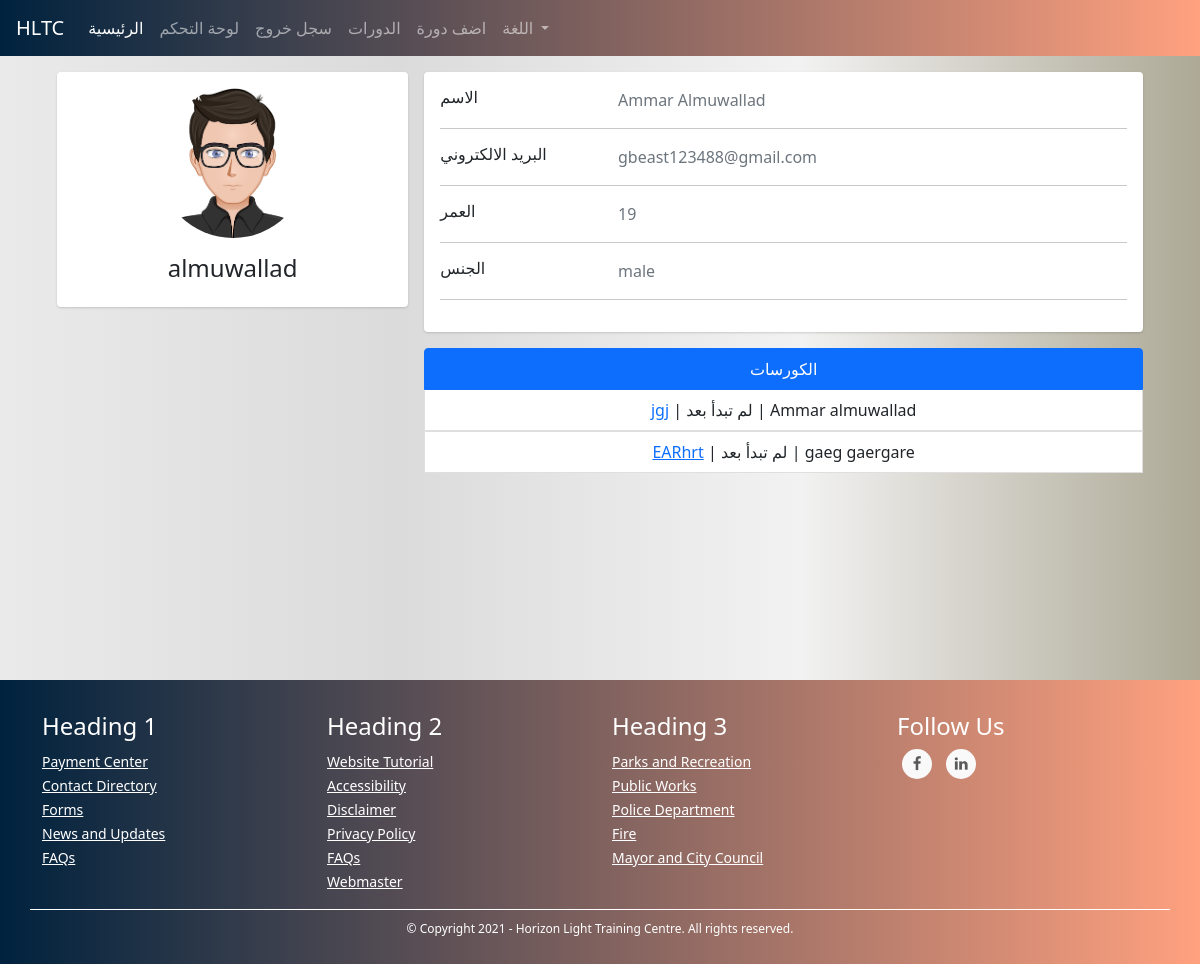
The app's page /admins/user/2 (signed in), older data.
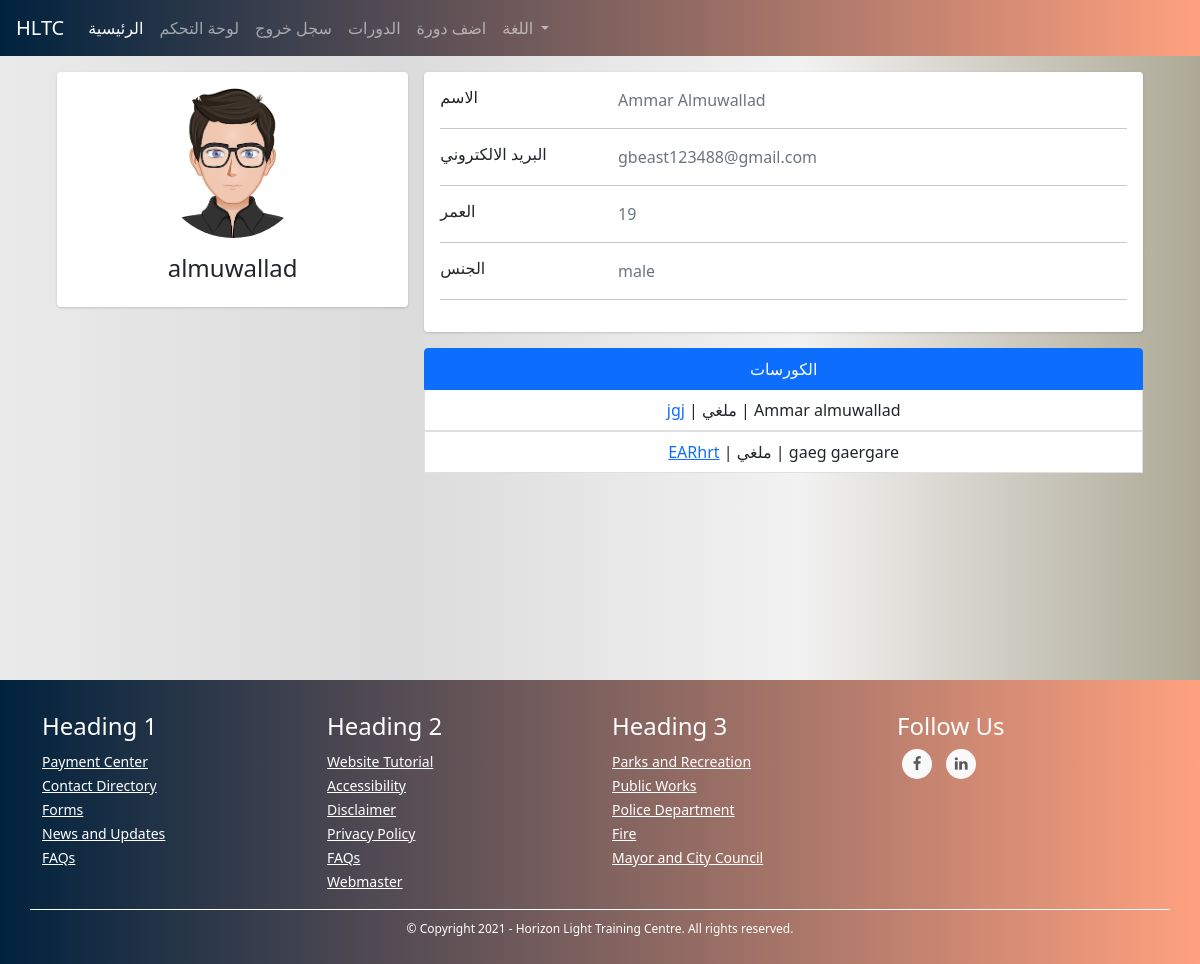
The same page, newer data.
### TUTOR/models.py (models this page shows, shortened)
class UserModel(db.Model, UserMixin):
    id = db.Column(db.Integer, primary_key=True)
    first_name = db.Column(db.String(128), nullable=False)
    last_name = db.Column(db.String(128), nullable=False)
    username = db.Column(db.String(20), unique=True, nullable=False)
    email = db.Column(db.String(256), unique=True, nullable=False)
    password = db.Column(db.String(255), nullable=False)
    user_type = db.Column(db.String(30), nullable=False)
    _gender = db.Column(db.Boolean, nullable=False, default=True)
    email_confirmation_code = db.Column(db.String(5), nullable=True)
    is_confirmed = db.Column(db.Boolean, nullable=False, default=False)
    creation_date = db.Column(db.DateTime, nullable=False, default=datetime.utcnow)
    admin_data_model = db.relationship('AdminDataModel', backref='user', uselist=False)
    tutor_data_model = db.relationship('TutorDataModel', backref='user', uselist=False)
    student_data_model = db.relationship('StudentDataModel', backref='user', uselist=False)
    @property
    def full_name(self):
        return self.first_name + " " + self.last_name
    @property
    def gender(self):
        return "male" if self._gender else "female"

class StudentDataModel(db.Model):
    id = db.Column(db.Integer, primary_key=True)
    date_of_birth = db.Column(db.DateTime, nullable=False)
    user_id = db.Column(db.Integer, db.ForeignKey('user_model.id'))
    courses = db.relationship('CourseModel', secondary=courses, lazy='subquery',
        backref=db.backref('students', lazy=True))
    @property
    def age(self):
        return int((datetime.date(datetime.utcnow()) - datetime.date(self.date_of_birth)).days / 365)

class CourseModel(db.Model):
    id = db.Column(db.Integer, primary_key=True)
    name = db.Column(db.String(130), nullable=False)
    description = db.Column(db.String(1000), nullable=False)
    subject = db.Column(db.String(), nullable=False)
    price = db.Column(db.Integer, nullable=False)
    min_students = db.Column(db.Integer, nullable=False)
    max_students = db.Column(db.Integer, nullable=False)
    currency = db.Column(db.String(3), nullable=False)
    began = db.Column(db.Boolean, nullable=False, default=False)
    ended = db.Column(db.Boolean, nullable=False, default=False)
    course_type = db.Column(db.Integer, nullable=False) # 1 for start when min number # 2 for start with min and date
    _period = db.Column(db.Integer, nullable=True) # days
    _start_date = db.Column(db.DateTime, nullable=True)
    _end_date = db.Column(db.DateTime, nullable=True)
    links = db.Column(db.String(), nullable=False) # {"zoom": "link", ....}
    weekly_time_table_json  = db.Column(db.String(1000), nullable=False) # {"saturday": {"from": ..., "to": ...}, ...}
    _state = db.Column(db.String(), nullable=False, default=json.dumps({"state_code": 1, "state_string": "لم تبدأ بعد", "allowed_actions": ["join", "view", "start", "cancel"]})) # {"state_code": 2, "state_string": "قائم", "allowed_actions": ["view", "end"]} {"state_code": 3, "state_string": "انتهى", "allowed_actions": ["delete"]} {"state_code": 4, "state_string": "ملغي", "allowed_actions": ["delete"]}
    number_of_students_paid = db.Column(db.Integer, nullable=False, default=0)
    have_sent_first_payment_emails = db.Column(db.Boolean, nullable=False, default=False)
    created_by_admin = db.Column(db.Boolean, nullable=False)
    creation_date = db.Column(db.DateTime, nullable=False, default=datetime.utcnow)
    payment_model = db.relationship('PaymentModel', backref='course', uselist=False)
    tutor_data_model_id = db.Column(db.Integer, db.ForeignKey('tutor_data_model.id'),
        nullable=False)
    @property
    def state(self): # hold the course's state for example (is it runnung or hasn't began yet...) this helps with determaning what to do with the couse next for example (if it's running we should look into if it should end)
        return json.loads(self._state)
    def start(self):
        self.began = True
        self._state = json.dumps({"state_code": 2, "state_string": "قائم", "allowed_actions": ["view", "end", "cancel"]})
        if self.course_type == 1:
            now = datetime.date(datetime.utcnow())
            self._start_date = now
            self._end_date = now + timedelta(days=self.period)
        db.session.commit()
        for sdm in self.students: # the paymetn is when a student joins not when the course begins bcz the course wont begin if students didn't pay
            send_student_course_start_email(sdm.user, self)
        send_tutor_course_start_email(self.tutor.user, self)
        return True
    def end(self):
        self.ended = True
        self._state = json.dumps({"state_code": 3, "state_string": "انتهى", "allowed_actions": ["delete"]})
        db.session.commit()
        for sdm in self.students:
            send_student_course_ended_email(sdm.user, self)
        send_tutor_course_ended_email(self.tutor.user, self)
        return True
    def cancel(self):
        self._state = json.dumps({"state_code": 4, "state_string": "ملغي", "allowed_actions": ["delete"]})
        db.session.commit()
        self.payment_model.refund_all()
        for sdm in self.students:
            send_student_course_canceled_email(sdm.user, self)
        send_tutor_course_canceled_email(self.tutor.user, self)

### TUTOR/ADMINISTRATION/routes.py (the view)
@admins_blueprint.route("/admins/user/<user_id>", methods=["GET"])
@login_required(ADMIN_TYPES)
def user_detailed_view(user_id): # admin only
    user = UserModel.query.get(user_id)
    user_type = user.user_type
    if user_type == "tutor":
        return render_template("admins/users/new_tutor.html", user=user)
    elif user_type == "student":
        return render_template("admins/users/new_student.html", user=user)
    elif user_type in ADMIN_TYPES:
        return render_template("admins/users/new_admin.html", user=user)

### TUTOR/templates/admins/users/new_student.html (shortened to what this page needs)
{% extends "template.html" %}
{% block content %}
<link rel="stylesheet" href="{{ url_for('static', filename='css/students/profile.css') }}">
<div class="container">
    <div class="main-body">
      <div class="row justify-content-center">
        <div class="col-sm-7 my-col">
        </div>
    </div>
          <div class="row gutters-sm">
            <div class="col-md-4 mb-3">
              <div class="card">
                <div class="card-body">
                  <div class="d-flex flex-column align-items-center text-center">
                    {% if user._gender  %}
                    <img src="{{ url_for('static', filename='images/male_student.png') }}" alt="Admin" class="rounded-circle" width="150">
                    {% else %}
                    <img src="{{ url_for('static', filename='images/female_student.png') }}" alt="Admin" class="rounded-circle" width="150">
                    {% endif %}
                    <div class="mt-3">
                      <h4>{{ user.username }}</h4>
                    </div>
                  </div>
                </div>
              </div>
            </div>
            <div class="col-md-8">
              <div class="card mb-3">
                <div class="card-body">
                  <div class="row">
                    <div class="col-sm-3">
                      <h6 class="mb-0">الاسم</h6>
                    </div>
                    <div class="col-sm-9 text-secondary">
                      {{ user.full_name }}
                    </div>
                  </div>
                  <hr>
                  <div class="row">
                    <div class="col-sm-3">
                      <h6 class="mb-0">البريد الالكتروني</h6>
                    </div>
                    <div class="col-sm-9 text-secondary">
                      {{ user.email }}
                    </div>
                  </div>
                  <hr>
                  <div class="row">
                    <div class="col-sm-3">
                      <h6 class="mb-0">العمر</h6>
                    </div>
                    <div class="col-sm-9 text-secondary">
                      {{ user.student_data_model.age }}
                    </div>
                  </div>
                  <hr>
                  <div class="row">
                    <div class="col-sm-3">
                      <h6 class="mb-0">الجنس</h6>
                    </div>
                    <div class="col-sm-9 text-secondary">
                      {{ user.gender }}
                    </div>
                  </div>
                  <hr>
                </div>
              </div>
            <div class="row gutters-sm">
                <div class="col-sm-12 mb-6">
                    <ul class="list-group">
                        <li class="list-group-item active" aria-current="true"><center>الكورسات</center></li>
                        {% for course in user.student_data_model.courses %}
                        <center><li class="list-group-item"><a href="{{ url_for('courses_blueprint.course', course_id=course.id) }}">{{ course.name }}</a> | {{ course.state.state_string }} | {{ course.tutor.user.full_name }}</li></center>
                        {% endfor %}
                      </ul>
                </div>
              </div>
            </div>
          </div>
        </div>
    </div>
    <br><br><br><br><br><br><br><br>
{% endblock %}

### TUTOR/templates/template.html (shortened to what this page needs)
<!DOCTYPE html>
<html lang="en">
<head>
    <link rel="stylesheet" href="https://maxcdn.bootstrapcdn.com/bootstrap/4.0.0/css/bootstrap.min.css">
    <link href="https://cdn.jsdelivr.net/npm/bootstrap@5.0.0-beta1/dist/css/bootstrap.min.css" rel="stylesheet">
    <link href="https://maxcdn.bootstrapcdn.com/font-awesome/4.7.0/css/font-awesome.min.css" rel="stylesheet" >
    <link rel="stylesheet" href="{{ url_for('static', filename='css/footer.css') }}">
    <link rel="stylesheet" href="{{ url_for('static', filename='css/snippets/navbar.css') }}">
    <link rel="stylesheet" href="{{ url_for('static', filename='css/global.css') }}">
    <link rel="stylesheet" href="https://cdn.jsdelivr.net/npm/bootstrap-icons@1.3.0/font/bootstrap-icons.css">
</head>
<body>
    {% if current_user.is_authenticated %}
        {% if current_user.user_type == "tutor" %}
            {% include "snippets/tutors/header.html" %}
        {% elif current_user.user_type == "student" %}
            {% include "snippets/students/header.html" %}
        {% elif current_user.user_type in admin_types %}
            {% include "snippets/admins/header.html" %}
        {% endif %}
    {% else %}
        {% include "snippets/header.html" %}
    {% endif %}
    {% block content %}
    {% endblock %}
  {% include "snippets/footer.html" %}
</body>
</html>

### TUTOR/templates/snippets/admins/header.html (shortened to what this page needs)
<nav class="navbar navbar-expand-lg navbar-dark my-navbar">
    <a class="navbar-brand" href="#">HLTC</a>
    <div class="collapse navbar-collapse" id="navbarNav">
      <ul class="navbar-nav">
        <li class="nav-item active">
            <a class="nav-link" href="{{ url_for('main_blueprint.home') }}">الرئيسية</a>
          </li>
          <li class="nav-item">
            <a class="nav-link" href="{{ url_for('admins_blueprint.control_panel') }}">لوحة التحكم</a>
          </li>
        <li class="nav-item">
            <a class="nav-link" href="{{ url_for('users_blueprint.logout') }}">سجل خروج</a>
          </li>
        <li class="nav-item">
            <a class="nav-link" href="{{ url_for('courses_blueprint.courses') }}">الدورات</a>
        </li>
        <li class="nav-item">
            <a class="nav-link" href="{{ url_for('admins_blueprint.add_course') }}">اضف دورة</a>
        </li>
        {% include "snippets/language_select_bootstrap.html" %}
      </ul>
    </div>
  </nav>

### TUTOR/templates/snippets/language_select_bootstrap.html (shortened to what this page needs)
<li class="nav-item dropdown">
    <a class="nav-link dropdown-toggle" href="#" id="navbarDropdown" role="button" data-toggle="dropdown" aria-haspopup="true" aria-expanded="false">
      اللغة
    </a>
  </li>

### TUTOR/templates/snippets/footer.html (shortened to what this page needs)
<link rel="stylesheet" href="{{ url_for('static', filename='css/footer.css') }}">
<footer class="mainfooter" role="contentinfo">
    <div class="footer-middle">
    <div class="container">
      <div class="row">
        <div class="col-md-3 col-sm-6">
          <div class="footer-pad">
            <h4>Heading 1</h4>
            <ul class="list-unstyled">
              <li><a href="#">Payment Center</a></li>
              <li><a href="#">Contact Directory</a></li>
              <li><a href="#">Forms</a></li>
              <li><a href="#">News and Updates</a></li>
              <li><a href="#">FAQs</a></li>
            </ul>
          </div>
        </div>
        <div class="col-md-3 col-sm-6">
          <div class="footer-pad">
            <h4>Heading 2</h4>
            <ul class="list-unstyled">
              <li><a href="#">Website Tutorial</a></li>
              <li><a href="#">Accessibility</a></li>
              <li><a href="#">Disclaimer</a></li>
              <li><a href="#">Privacy Policy</a></li>
              <li><a href="#">FAQs</a></li>
              <li><a href="#">Webmaster</a></li>
            </ul>
          </div>
        </div>
        <div class="col-md-3 col-sm-6">
          <div class="footer-pad">
            <h4>Heading 3</h4>
            <ul class="list-unstyled">
              <li><a href="#">Parks and Recreation</a></li>
              <li><a href="#">Public Works</a></li>
              <li><a href="#">Police Department</a></li>
              <li><a href="#">Fire</a></li>
              <li><a href="#">Mayor and City Council</a></li>
            </ul>
          </div>
        </div>
          <div class="col-md-3">
              <h4>Follow Us</h4>
              <ul class="social-network social-circle">
               <li><a href="#" class="icoFacebook" title="Facebook"><i class="fa fa-facebook"></i></a></li>
               <li><a href="#" class="icoLinkedin" title="Linkedin"><i class="fa fa-linkedin"></i></a></li>
              </ul>
          </div>
      </div>
      <div class="row">
          <div class="col-md-12 copy">
              <p class="text-center">&copy; Copyright 2021 - Horizon Light Training Centre.  All rights reserved.</p>
          </div>
      </div>
    </div>
    </div>
  </footer>

Row changes from the older to the newer data that the page shows:
changed CourseModel "jgj": state.state_string "لم تبدأ بعد" → "ملغي"
changed CourseModel "EARhrt": state.state_string "لم تبدأ بعد" → "ملغي"
